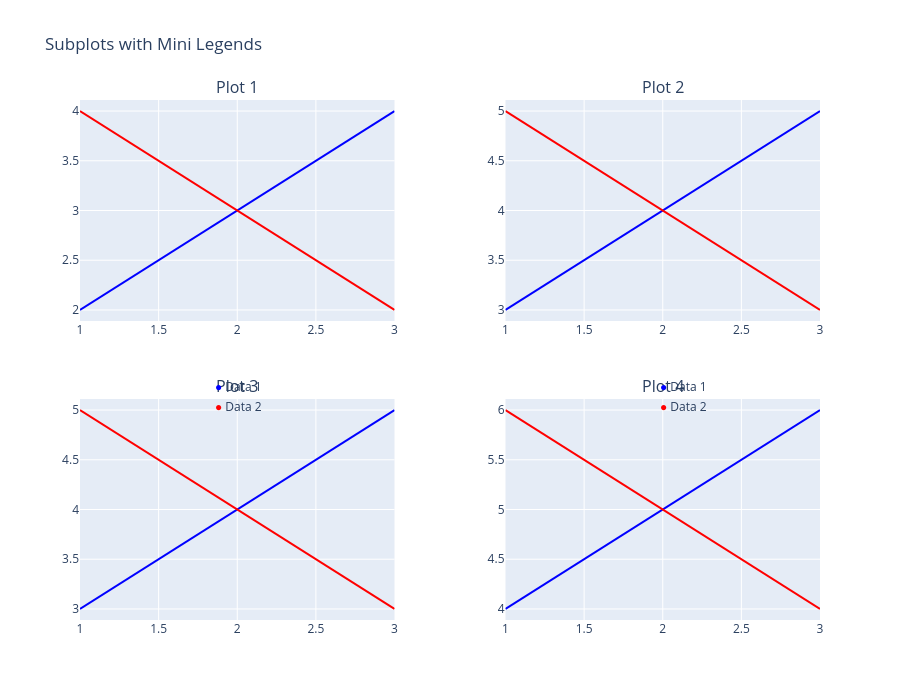

Write notebook code for a chart like this one.
### Code cell
import plotly.graph_objects as go
from plotly.subplots import make_subplots

# Create subplot layout
fig = make_subplots(
    rows=2,
    cols=2,
    subplot_titles=("Plot 1", "Plot 2", "Plot 3", "Plot 4"),
    vertical_spacing=0.15,
    horizontal_spacing=0.15
)

# Example data
colors = ["blue", "red"]

# Add traces
for row in range(1, 3):
    for col in range(1, 3):
        fig.add_trace(go.Scatter(x=[1,2,3], y=[row+col, row+col+1, row+col+2], mode='lines',
                                 name=f"Data 1", line=dict(color="blue")), row=row, col=col)
        fig.add_trace(go.Scatter(x=[1,2,3], y=[row+col+2, row+col+1, row+col], mode='lines',
                                 name=f"Data 2", line=dict(color="red")), row=row, col=col)

# Hide the global legend
fig.update_layout(showlegend=False)

# Now add mini legends manually using annotations
annotations = []

# Define mini legend positions (you can tweak)
legend_positions = {
    (1, 1): (0.18, 1.0),
    (1, 2): (0.85, 1.0),
    (2, 1): (0.18, 0.45),
    (2, 2): (0.85, 0.45)
}

for (row, col), (xpos, ypos) in legend_positions.items():
    annotations += [
        # First item
        dict(x=xpos, y=ypos, xref="paper", yref="paper",
             text=f"<span style='color:blue'>●</span> Data 1", showarrow=False, font=dict(size=12)),
        # Second item
        dict(x=xpos, y=ypos-0.04, xref="paper", yref="paper",
             text=f"<span style='color:red'>●</span> Data 2", showarrow=False, font=dict(size=12))
    ]

fig.update_layout(
    height=700,
    width=900,
    title_text="Subplots with Mini Legends",
    annotations=annotations
)

fig.show()

### Figure 1 — Plotly figure (JSON) as saved in the notebook; plotly's stock layout.template omitted (floating-point values rounded to 4 significant figures)
{"data": [{"line": {"color": "blue"}, "mode": "lines", "name": "Data 1", "type": "scatter", "x": [1, 2, 3], "xaxis": "x", "y": [2, 3, 4], "yaxis": "y"}, {"line": {"color": "red"}, "mode": "lines", "name": "Data 2", "type": "scatter", "x": [1, 2, 3], "xaxis": "x", "y": [4, 3, 2], "yaxis": "y"}, {"line": {"color": "blue"}, "mode": "lines", "name": "Data 1", "type": "scatter", "x": [1, 2, 3], "xaxis": "x2", "y": [3, 4, 5], "yaxis": "y2"}, {"line": {"color": "red"}, "mode": "lines", "name": "Data 2", "type": "scatter", "x": [1, 2, 3], "xaxis": "x2", "y": [5, 4, 3], "yaxis": "y2"}, {"line": {"color": "blue"}, "mode": "lines", "name": "Data 1", "type": "scatter", "x": [1, 2, 3], "xaxis": "x3", "y": [3, 4, 5], "yaxis": "y3"}, {"line": {"color": "red"}, "mode": "lines", "name": "Data 2", "type": "scatter", "x": [1, 2, 3], "xaxis": "x3", "y": [5, 4, 3], "yaxis": "y3"}, {"line": {"color": "blue"}, "mode": "lines", "name": "Data 1", "type": "scatter", "x": [1, 2, 3], "xaxis": "x4", "y": [4, 5, 6], "yaxis": "y4"}, {"line": {"color": "red"}, "mode": "lines", "name": "Data 2", "type": "scatter", "x": [1, 2, 3], "xaxis": "x4", "y": [6, 5, 4], "yaxis": "y4"}], "layout": {"annotations": [{"font": {"size": 16}, "showarrow": false, "text": "Plot 1", "x": 0.2125, "xanchor": "center", "xref": "paper", "y": 1, "yanchor": "bottom", "yref": "paper"}, {"font": {"size": 16}, "showarrow": false, "text": "Plot 2", "x": 0.7875, "xanchor": "center", "xref": "paper", "y": 1, "yanchor": "bottom", "yref": "paper"}, {"font": {"size": 16}, "showarrow": false, "text": "Plot 3", "x": 0.2125, "xanchor": "center", "xref": "paper", "y": 0.425, "yanchor": "bottom", "yref": "paper"}, {"font": {"size": 16}, "showarrow": false, "text": "Plot 4", "x": 0.7875, "xanchor": "center", "xref": "paper", "y": 0.425, "yanchor": "bottom", "yref": "paper"}, {"font": {"size": 12}, "showarrow": false, "text": "<span style='color:blue'>●</span> Data 1", "x": 0.18, "xref": "paper", "y": 0.45, "yref": "paper"}, {"font": {"size": 12}, "showarrow": false, "text": "<span style='color:red'>●</span> Data 2", "x": 0.18, "xref": "paper", "y": 0.41, "yref": "paper"}, {"font": {"size": 12}, "showarrow": false, "text": "<span style='color:blue'>●</span> Data 1", "x": 0.85, "xref": "paper", "y": 0.45, "yref": "paper"}, {"font": {"size": 12}, "showarrow": false, "text": "<span style='color:red'>●</span> Data 2", "x": 0.85, "xref": "paper", "y": 0.41, "yref": "paper"}], "height": 700, "showlegend": false, "title": {"text": "Subplots with Mini Legends"}, "width": 900, "xaxis": {"anchor": "y", "domain": [0, 0.425]}, "xaxis2": {"anchor": "y2", "domain": [0.575, 1]}, "xaxis3": {"anchor": "y3", "domain": [0, 0.425]}, "xaxis4": {"anchor": "y4", "domain": [0.575, 1]}, "yaxis": {"anchor": "x", "domain": [0.575, 1]}, "yaxis2": {"anchor": "x2", "domain": [0.575, 1]}, "yaxis3": {"anchor": "x3", "domain": [0, 0.425]}, "yaxis4": {"anchor": "x4", "domain": [0, 0.425]}}}
